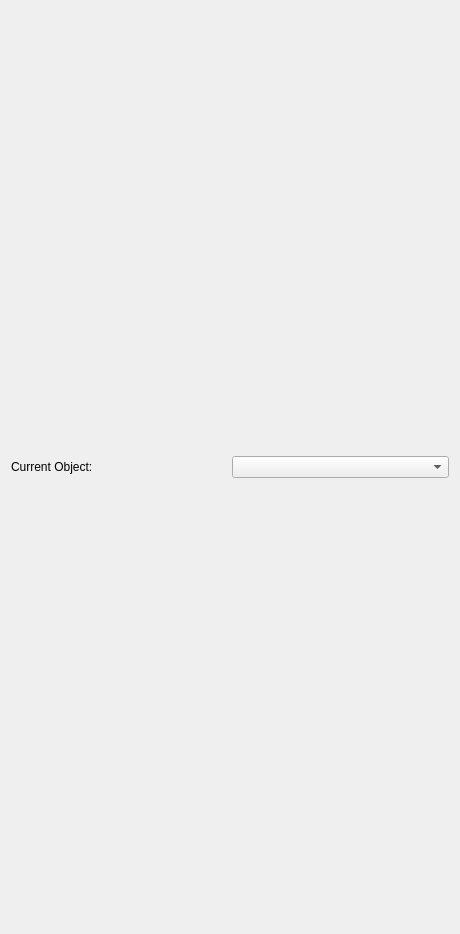
<?xml version="1.0" encoding="UTF-8"?>
<ui version="4.0">
 <class>vtkMOABPanel</class>
 <widget class="QWidget" name="vtkMOABPanel">
  <property name="geometry">
   <rect>
    <x>0</x>
    <y>0</y>
    <width>460</width>
    <height>934</height>
   </rect>
  </property>
  <property name="sizePolicy">
   <sizepolicy hsizetype="Minimum" vsizetype="Minimum">
    <horstretch>0</horstretch>
    <verstretch>0</verstretch>
   </sizepolicy>
  </property>
  <property name="windowTitle">
   <string>Form</string>
  </property>
  <layout class="QVBoxLayout">
   <item>
    <layout class="QGridLayout">
     <property name="spacing">
      <number>3</number>
     </property>
     <item row="0" column="0">
      <widget class="QLabel" name="label_6">
       <property name="text">
        <string>Current Object:</string>
       </property>
      </widget>
     </item>
     <item row="0" column="1">
      <widget class="pqOutputPortComboBox" name="currentObject"/>
     </item>
	</layout>
   </item>
  </layout>
 </widget>
 <customwidgets>
  <customwidget>
   <class>pqOutputPortComboBox</class>
   <extends>QComboBox</extends>
   <header>pqOutputPortComboBox.h</header>
  </customwidget>
 </customwidgets>
</ui>
